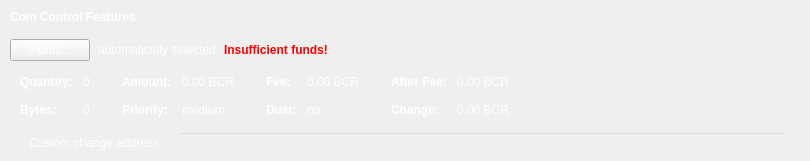
    <widget class="QFrame" name="frameCoinControl">
     <property name="sizePolicy">
      <sizepolicy hsizetype="Expanding" vsizetype="Expanding">
       <horstretch>0</horstretch>
       <verstretch>0</verstretch>
      </sizepolicy>
     </property>
     <property name="maximumSize">
      <size>
       <width>16777215</width>
       <height>16777215</height>
      </size>
     </property>
     <property name="frameShape">
      <enum>QFrame::NoFrame</enum>
     </property>
     <property name="frameShadow">
      <enum>QFrame::Sunken</enum>
     </property>
     <layout class="QVBoxLayout" name="verticalLayoutCoinControl2">
      <property name="spacing">
       <number>0</number>
      </property>
      <property name="leftMargin">
       <number>0</number>
      </property>
      <property name="topMargin">
       <number>0</number>
      </property>
      <property name="rightMargin">
       <number>0</number>
      </property>
      <property name="bottomMargin">
       <number>6</number>
      </property>
      <item>
       <layout class="QVBoxLayout" name="verticalLayoutCoinControl" stretch="0,0,0,0,1">
        <property name="spacing">
         <number>0</number>
        </property>
        <property name="leftMargin">
         <number>10</number>
        </property>
        <property name="topMargin">
         <number>10</number>
        </property>
        <item>
         <layout class="QHBoxLayout" name="horizontalLayoutCoinControl1">
          <property name="bottomMargin">
           <number>15</number>
          </property>
          <item>
           <widget class="QLabel" name="labelCoinControlFeatures">
            <property name="sizePolicy">
             <sizepolicy hsizetype="Preferred" vsizetype="Maximum">
              <horstretch>0</horstretch>
              <verstretch>0</verstretch>
             </sizepolicy>
            </property>
            <property name="font">
             <font>
              <weight>75</weight>
              <bold>true</bold>
             </font>
            </property>
            <property name="styleSheet">
             <string notr="true">color: rgb(255, 255, 255); background:transparent;</string>
            </property>
            <property name="text">
             <string>Coin Control Features</string>
            </property>
           </widget>
          </item>
         </layout>
        </item>
        <item>
         <layout class="QHBoxLayout" name="horizontalLayoutCoinControl2" stretch="0,0,0,0">
          <property name="spacing">
           <number>8</number>
          </property>
          <property name="bottomMargin">
           <number>10</number>
          </property>
          <item>
           <widget class="QPushButton" name="pushButtonCoinControl">
            <property name="styleSheet">
             <string notr="true">color: rgb(255, 255, 255);</string>
            </property>
            <property name="text">
             <string>Inputs...</string>
            </property>
            <property name="autoDefault">
             <bool>false</bool>
            </property>
           </widget>
          </item>
          <item>
           <widget class="QLabel" name="labelCoinControlAutomaticallySelected">
            <property name="styleSheet">
             <string notr="true">color: rgb(255, 255, 255);background:transparent;</string>
            </property>
            <property name="text">
             <string>automatically selected</string>
            </property>
            <property name="margin">
             <number>5</number>
            </property>
           </widget>
          </item>
          <item>
           <widget class="QLabel" name="labelCoinControlInsuffFunds">
            <property name="font">
             <font>
              <weight>75</weight>
              <bold>true</bold>
             </font>
            </property>
            <property name="styleSheet">
             <string notr="true">color:red;font-weight:bold;background:transparent;</string>
            </property>
            <property name="text">
             <string>Insufficient funds!</string>
            </property>
            <property name="margin">
             <number>5</number>
            </property>
           </widget>
          </item>
          <item>
           <spacer name="horizontalSpacerCoinControl">
            <property name="orientation">
             <enum>Qt::Horizontal</enum>
            </property>
            <property name="sizeHint" stdset="0">
             <size>
              <width>40</width>
              <height>1</height>
             </size>
            </property>
           </spacer>
          </item>
         </layout>
        </item>
        <item>
         <widget class="QWidget" name="widgetCoinControl" native="true">
          <property name="sizePolicy">
           <sizepolicy hsizetype="Preferred" vsizetype="Preferred">
            <horstretch>0</horstretch>
            <verstretch>0</verstretch>
           </sizepolicy>
          </property>
          <property name="minimumSize">
           <size>
            <width>0</width>
            <height>0</height>
           </size>
          </property>
          <property name="styleSheet">
           <string notr="true"/>
          </property>
          <layout class="QHBoxLayout" name="horizontalLayoutCoinControl5">
           <property name="margin">
            <number>0</number>
           </property>
           <item>
            <layout class="QHBoxLayout" name="horizontalLayoutCoinControl3" stretch="0,0,0,1">
             <property name="spacing">
              <number>20</number>
             </property>
             <property name="topMargin">
              <number>0</number>
             </property>
             <property name="bottomMargin">
              <number>10</number>
             </property>
             <item>
              <layout class="QFormLayout" name="formLayoutCoinControl1">
               <property name="horizontalSpacing">
                <number>10</number>
               </property>
               <property name="verticalSpacing">
                <number>14</number>
               </property>
               <property name="leftMargin">
                <number>10</number>
               </property>
               <property name="topMargin">
                <number>4</number>
               </property>
               <property name="rightMargin">
                <number>6</number>
               </property>
               <item row="0" column="0">
                <widget class="QLabel" name="labelCoinControlQuantityText">
                 <property name="font">
                  <font>
                   <weight>75</weight>
                   <bold>true</bold>
                  </font>
                 </property>
                 <property name="styleSheet">
                  <string notr="true">color: rgb(255, 255, 255);</string>
                 </property>
                 <property name="text">
                  <string>Quantity:</string>
                 </property>
                 <property name="margin">
                  <number>0</number>
                 </property>
                </widget>
               </item>
               <item row="0" column="1">
                <widget class="QLabel" name="labelCoinControlQuantity">
                 <property name="cursor">
                  <cursorShape>IBeamCursor</cursorShape>
                 </property>
                 <property name="contextMenuPolicy">
                  <enum>Qt::ActionsContextMenu</enum>
                 </property>
                 <property name="styleSheet">
                  <string notr="true">color: rgb(255, 255, 255);</string>
                 </property>
                 <property name="text">
                  <string notr="true">0</string>
                 </property>
                 <property name="margin">
                  <number>0</number>
                 </property>
                 <property name="textInteractionFlags">
                  <set>Qt::LinksAccessibleByMouse|Qt::TextSelectableByKeyboard|Qt::TextSelectableByMouse</set>
                 </property>
                </widget>
               </item>
               <item row="1" column="0">
                <widget class="QLabel" name="labelCoinControlBytesText">
                 <property name="font">
                  <font>
                   <weight>75</weight>
                   <bold>true</bold>
                  </font>
                 </property>
                 <property name="styleSheet">
                  <string notr="true">color: rgb(255, 255, 255);</string>
                 </property>
                 <property name="text">
                  <string>Bytes:</string>
                 </property>
                </widget>
               </item>
               <item row="1" column="1">
                <widget class="QLabel" name="labelCoinControlBytes">
                 <property name="cursor">
                  <cursorShape>IBeamCursor</cursorShape>
                 </property>
                 <property name="contextMenuPolicy">
                  <enum>Qt::ActionsContextMenu</enum>
                 </property>
                 <property name="styleSheet">
                  <string notr="true">color: rgb(255, 255, 255);</string>
                 </property>
                 <property name="text">
                  <string notr="true">0</string>
                 </property>
                 <property name="textInteractionFlags">
                  <set>Qt::LinksAccessibleByMouse|Qt::TextSelectableByKeyboard|Qt::TextSelectableByMouse</set>
                 </property>
                </widget>
               </item>
              </layout>
             </item>
             <item>
              <layout class="QFormLayout" name="formLayoutCoinControl2">
               <property name="horizontalSpacing">
                <number>10</number>
               </property>
               <property name="verticalSpacing">
                <number>14</number>
               </property>
               <property name="leftMargin">
                <number>6</number>
               </property>
               <property name="topMargin">
                <number>4</number>
               </property>
               <property name="rightMargin">
                <number>6</number>
               </property>
               <item row="0" column="0">
                <widget class="QLabel" name="labelCoinControlAmountText">
                 <property name="font">
                  <font>
                   <weight>75</weight>
                   <bold>true</bold>
                  </font>
                 </property>
                 <property name="styleSheet">
                  <string notr="true">color: rgb(255, 255, 255);</string>
                 </property>
                 <property name="text">
                  <string>Amount:</string>
                 </property>
                 <property name="margin">
                  <number>0</number>
                 </property>
                </widget>
               </item>
               <item row="0" column="1">
                <widget class="QLabel" name="labelCoinControlAmount">
                 <property name="cursor">
                  <cursorShape>IBeamCursor</cursorShape>
                 </property>
                 <property name="contextMenuPolicy">
                  <enum>Qt::ActionsContextMenu</enum>
                 </property>
                 <property name="styleSheet">
                  <string notr="true">color: rgb(255, 255, 255);</string>
                 </property>
                 <property name="text">
                  <string notr="true">0.00 BCR</string>
                 </property>
                 <property name="textInteractionFlags">
                  <set>Qt::LinksAccessibleByMouse|Qt::TextSelectableByKeyboard|Qt::TextSelectableByMouse</set>
                 </property>
                </widget>
               </item>
               <item row="1" column="0">
                <widget class="QLabel" name="labelCoinControlPriorityText">
                 <property name="font">
                  <font>
                   <weight>75</weight>
                   <bold>true</bold>
                  </font>
                 </property>
                 <property name="styleSheet">
                  <string notr="true">color: rgb(255, 255, 255);</string>
                 </property>
                 <property name="text">
                  <string>Priority:</string>
                 </property>
                </widget>
               </item>
               <item row="1" column="1">
                <widget class="QLabel" name="labelCoinControlPriority">
                 <property name="cursor">
                  <cursorShape>IBeamCursor</cursorShape>
                 </property>
                 <property name="contextMenuPolicy">
                  <enum>Qt::ActionsContextMenu</enum>
                 </property>
                 <property name="styleSheet">
                  <string notr="true">color: rgb(255, 255, 255);</string>
                 </property>
                 <property name="text">
                  <string notr="true">medium</string>
                 </property>
                 <property name="textInteractionFlags">
                  <set>Qt::LinksAccessibleByMouse|Qt::TextSelectableByKeyboard|Qt::TextSelectableByMouse</set>
                 </property>
                </widget>
               </item>
              </layout>
             </item>
             <item>
              <layout class="QFormLayout" name="formLayoutCoinControl3">
               <property name="horizontalSpacing">
                <number>10</number>
               </property>
               <property name="verticalSpacing">
                <number>14</number>
               </property>
               <property name="leftMargin">
                <number>6</number>
               </property>
               <property name="topMargin">
                <number>4</number>
               </property>
               <property name="rightMargin">
                <number>6</number>
               </property>
               <item row="0" column="0">
                <widget class="QLabel" name="labelCoinControlFeeText">
                 <property name="font">
                  <font>
                   <weight>75</weight>
                   <bold>true</bold>
                  </font>
                 </property>
                 <property name="styleSheet">
                  <string notr="true">color: rgb(255, 255, 255);</string>
                 </property>
                 <property name="text">
                  <string>Fee:</string>
                 </property>
                 <property name="margin">
                  <number>0</number>
                 </property>
                </widget>
               </item>
               <item row="0" column="1">
                <widget class="QLabel" name="labelCoinControlFee">
                 <property name="cursor">
                  <cursorShape>IBeamCursor</cursorShape>
                 </property>
                 <property name="contextMenuPolicy">
                  <enum>Qt::ActionsContextMenu</enum>
                 </property>
                 <property name="styleSheet">
                  <string notr="true">color: rgb(255, 255, 255);</string>
                 </property>
                 <property name="text">
                  <string notr="true">0.00 BCR</string>
                 </property>
                 <property name="textInteractionFlags">
                  <set>Qt::LinksAccessibleByMouse|Qt::TextSelectableByKeyboard|Qt::TextSelectableByMouse</set>
                 </property>
                </widget>
               </item>
               <item row="1" column="0">
                <widget class="QLabel" name="labelCoinControlLowOutputText">
                 <property name="font">
                  <font>
                   <weight>75</weight>
                   <bold>true</bold>
                  </font>
                 </property>
                 <property name="styleSheet">
                  <string notr="true">color: rgb(255, 255, 255);</string>
                 </property>
                 <property name="text">
                  <string>Dust:</string>
                 </property>
                </widget>
               </item>
               <item row="1" column="1">
                <widget class="QLabel" name="labelCoinControlLowOutput">
                 <property name="cursor">
                  <cursorShape>IBeamCursor</cursorShape>
                 </property>
                 <property name="contextMenuPolicy">
                  <enum>Qt::ActionsContextMenu</enum>
                 </property>
                 <property name="styleSheet">
                  <string notr="true">color: rgb(255, 255, 255);</string>
                 </property>
                 <property name="text">
                  <string notr="true">no</string>
                 </property>
                 <property name="textInteractionFlags">
                  <set>Qt::LinksAccessibleByMouse|Qt::TextSelectableByKeyboard|Qt::TextSelectableByMouse</set>
                 </property>
                </widget>
               </item>
              </layout>
             </item>
             <item>
              <layout class="QFormLayout" name="formLayoutCoinControl4">
               <property name="horizontalSpacing">
                <number>10</number>
               </property>
               <property name="verticalSpacing">
                <number>14</number>
               </property>
               <property name="leftMargin">
                <number>6</number>
               </property>
               <property name="topMargin">
                <number>4</number>
               </property>
               <property name="rightMargin">
                <number>6</number>
               </property>
               <item row="0" column="0">
                <widget class="QLabel" name="labelCoinControlAfterFeeText">
                 <property name="font">
                  <font>
                   <weight>75</weight>
                   <bold>true</bold>
                  </font>
                 </property>
                 <property name="styleSheet">
                  <string notr="true">color: rgb(255, 255, 255);</string>
                 </property>
                 <property name="text">
                  <string>After Fee:</string>
                 </property>
                 <property name="margin">
                  <number>0</number>
                 </property>
                </widget>
               </item>
               <item row="0" column="1">
                <widget class="QLabel" name="labelCoinControlAfterFee">
                 <property name="cursor">
                  <cursorShape>IBeamCursor</cursorShape>
                 </property>
                 <property name="contextMenuPolicy">
                  <enum>Qt::ActionsContextMenu</enum>
                 </property>
                 <property name="styleSheet">
                  <string notr="true">color: rgb(255, 255, 255);</string>
                 </property>
                 <property name="text">
                  <string notr="true">0.00 BCR</string>
                 </property>
                 <property name="textInteractionFlags">
                  <set>Qt::LinksAccessibleByMouse|Qt::TextSelectableByKeyboard|Qt::TextSelectableByMouse</set>
                 </property>
                </widget>
               </item>
               <item row="1" column="0">
                <widget class="QLabel" name="labelCoinControlChangeText">
                 <property name="font">
                  <font>
                   <weight>75</weight>
                   <bold>true</bold>
                  </font>
                 </property>
                 <property name="styleSheet">
                  <string notr="true">color: rgb(255, 255, 255);</string>
                 </property>
                 <property name="text">
                  <string>Change:</string>
                 </property>
                </widget>
               </item>
               <item row="1" column="1">
                <widget class="QLabel" name="labelCoinControlChange">
                 <property name="cursor">
                  <cursorShape>IBeamCursor</cursorShape>
                 </property>
                 <property name="contextMenuPolicy">
                  <enum>Qt::ActionsContextMenu</enum>
                 </property>
                 <property name="styleSheet">
                  <string notr="true">color: rgb(255, 255, 255);</string>
                 </property>
                 <property name="text">
                  <string notr="true">0.00 BCR</string>
                 </property>
                 <property name="textInteractionFlags">
                  <set>Qt::LinksAccessibleByMouse|Qt::TextSelectableByKeyboard|Qt::TextSelectableByMouse</set>
                 </property>
                </widget>
               </item>
              </layout>
             </item>
            </layout>
           </item>
          </layout>
         </widget>
        </item>
        <item>
         <layout class="QHBoxLayout" name="horizontalLayoutCoinControl4" stretch="0,0,0">
          <property name="spacing">
           <number>12</number>
          </property>
          <property name="sizeConstraint">
           <enum>QLayout::SetDefaultConstraint</enum>
          </property>
          <property name="topMargin">
           <number>5</number>
          </property>
          <property name="rightMargin">
           <number>5</number>
          </property>
          <item>
           <widget class="QCheckBox" name="checkBoxCoinControlChange">
            <property name="toolTip">
             <string>If this is activated, but the change address is empty or invalid, change will be sent to a newly generated address.</string>
            </property>
            <property name="styleSheet">
             <string notr="true">color: rgb(255, 255, 255); background:transparent;</string>
            </property>
            <property name="text">
             <string>Custom change address</string>
            </property>
           </widget>
          </item>
          <item>
           <widget class="QValidatedLineEdit" name="lineEditCoinControlChange">
            <property name="enabled">
             <bool>false</bool>
            </property>
            <property name="sizePolicy">
             <sizepolicy hsizetype="Expanding" vsizetype="Fixed">
              <horstretch>0</horstretch>
              <verstretch>0</verstretch>
             </sizepolicy>
            </property>
            <property name="styleSheet">
             <string notr="true">color: rgb(255, 255, 255);background:transparent;</string>
            </property>
           </widget>
          </item>
          <item>
           <widget class="QLabel" name="labelCoinControlChangeLabel">
            <property name="sizePolicy">
             <sizepolicy hsizetype="Preferred" vsizetype="Expanding">
              <horstretch>0</horstretch>
              <verstretch>0</verstretch>
             </sizepolicy>
            </property>
            <property name="minimumSize">
             <size>
              <width>0</width>
              <height>0</height>
             </size>
            </property>
            <property name="text">
             <string/>
            </property>
            <property name="margin">
             <number>3</number>
            </property>
           </widget>
          </item>
         </layout>
        </item>
        <item>
         <spacer name="verticalSpacerCoinControl">
          <property name="orientation">
           <enum>Qt::Vertical</enum>
          </property>
          <property name="sizeHint" stdset="0">
           <size>
            <width>800</width>
            <height>1</height>
           </size>
          </property>
         </spacer>
        </item>
       </layout>
      </item>
     </layout>
    </widget>
